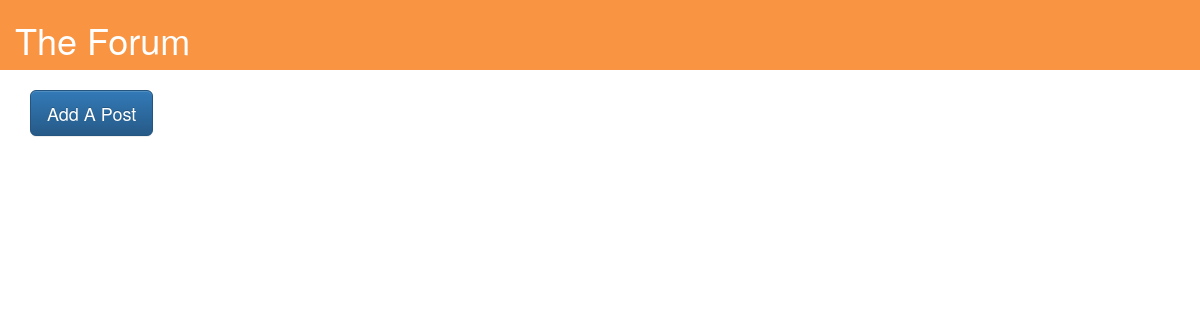
Before: /forum/ with the older database file.
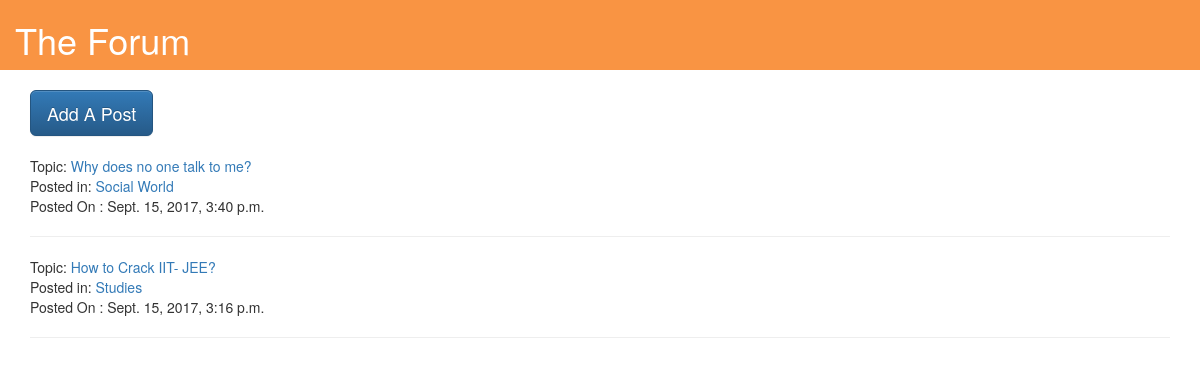
After: the same page with the newer database file.
### forum/models.py (models this page shows, shortened)
class ForumPost(models.Model):
	topic = models.CharField(max_length=255)
	text = models.CharField(max_length=1000)
	date = models.DateTimeField('date')
	category = models.ForeignKey( PostCategory, on_delete = models.CASCADE )

class PostCategory(models.Model):
    name = models.CharField(max_length=255)
    url = models.SlugField()
    def __str__(self):
        return self.url
    class Meta:
        verbose_name_plural = 'post categories'

### forum/views.py (the view)
def Index(request):
	latest_posts=ForumPost.objects.order_by('-date')[:5]
	return render(request, 'forum/index.html', {'latest_posts':latest_posts})

### forum/templates/forum/index.html (shortened to what this page needs)
{% extends 'forum/base.html' %}
{% block content %}
<button class="btn btn-primary btn-lg" id="addap" onclick="addAnewPost();">Add A Post</button>
<br>
<br>
{% for fp in latest_posts %}
Topic: <a href = './{{fp.id}}'> {{fp.topic}} </a>
<br> Posted in: <a href = './category/{{fp.category}}'> {{fp.category.name}}</a>
<br>Posted On : {{fp.date}}
<hr>
{% endfor %}
{% endblock %}

### forum/templates/forum/base.html (shortened to what this page needs)
<html>
<head>
	<link rel="stylesheet" href="//maxcdn.bootstrapcdn.com/bootstrap/3.2.0/css/bootstrap.min.css">
	<link rel="stylesheet" href="//maxcdn.bootstrapcdn.com/bootstrap/3.2.0/css/bootstrap-theme.min.css">
</head>
<body>
	<div class="container-fluid" style="background-color:#f99443; ">
		<h1 ><a href="/" style="color:white">The Forum</a></h1>
	</div>
	<br>
	<div class="content container">
		{% block content %}
		{% endblock %}
	</div>
</body>
</html>

Changed rows visible on the page:
added ForumPost: topic "Why does no one talk to me?", category.name "Social World", date "Sept. 15, 2017, 3:40 p.m."
added ForumPost: topic "How to Crack IIT- JEE?", category.name "Studies", date "Sept. 15, 2017, 3:16 p.m."
